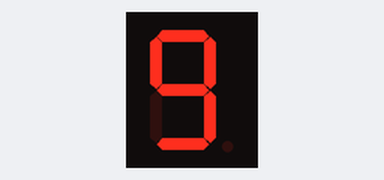
This sketch was run on a simulated Arduino Uno, built with avr-gcc and run on an emulated ATmega328P. On the bench: 1-digit seven-segment display. Wiring (inferred from the names in the program): 1-digit 7-segment display, segments lit when HIGH: segments pin 4, pin 8, pin 7, pin 3, pin 2, pin 5, pin 6. The segment pins are drawn as the display they are named for.

Above: at 0.1 s.
At 5.1 s:
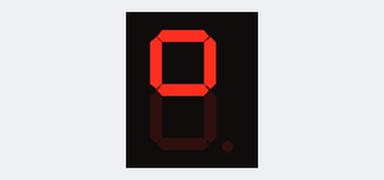
At 6.1 s:
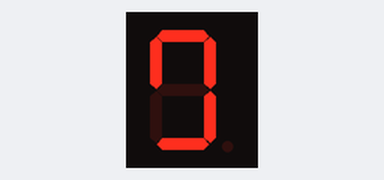
At 7.1 s:
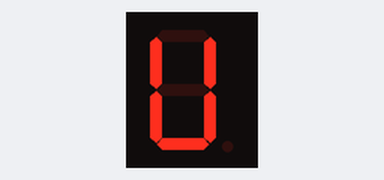
At 8.1 s:
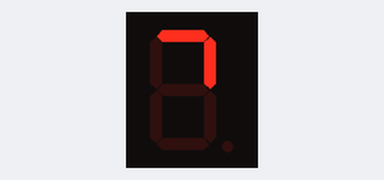
At 9.1 s:
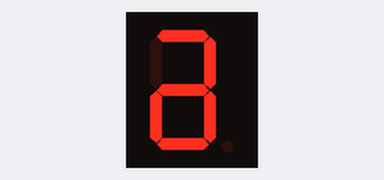

Measured:
- by itself, everything shown: repeats every 10.0 s, in 11 steps
- what the display in image 1 shows lasts 1.0 s, from 5.0 s to 6.0 s

The sketch:

004_7SEG_display_countdown.ino
```cpp
#define DIG_PINS_NUM 7
// D_PIN = DIGITAL PIN - DEFINE physical PINS below
#define D_PIN1 2
#define D_PIN2 3
#define D_PIN3 4
#define D_PIN4 5
#define D_PIN5 6
#define D_PIN6 7
#define D_PIN7 8
//////////////////////////////////////////////////////

int digitalPins[DIG_PINS_NUM] = { D_PIN1,D_PIN2,D_PIN3,D_PIN4,D_PIN5,D_PIN6,D_PIN7};

// SEGMENT MAP by D_PINs
#define SEG_e (digitalPins[0])
#define SEG_d (digitalPins[1])
#define SEG_c (digitalPins[2])
#define SEG_g (digitalPins[3])
#define SEG_f (digitalPins[4])
#define SEG_a (digitalPins[5])
#define SEG_b (digitalPins[6])

// LED map for 7-segment display:
//   PIN:  | Segment: | Array_index:
  // pin2  |    e     |  [0],
  // pin3  |    d     |  [1],
  // pin4  |    c     |  [2],
  // pin5  |    g     |  [3],
  // pin6  |    f     |  [4],
  // pin7  |    a     |  [5],
  // pin8  |    b     |  [6].


// Character map :
#define mode_t unsigned
void char_1(mode_t mode){
  // b -> c
  digitalWrite(SEG_b, mode);
  digitalWrite(SEG_c, mode);
}
void char_2(mode_t mode){
  // a - b- g- e- d
  digitalWrite(SEG_a, mode);
  digitalWrite(SEG_b, mode);
  digitalWrite(SEG_g, mode);
  digitalWrite(SEG_e, mode);
  digitalWrite(SEG_d, mode);
}
void char_3(mode_t mode){
  // a -b- g- c- d
  digitalWrite(SEG_a, mode);
  digitalWrite(SEG_b, mode);
  digitalWrite(SEG_g, mode);
  digitalWrite(SEG_c, mode);
  digitalWrite(SEG_d, mode);
}
void char_4(mode_t mode){
  //f -g- b- c
  digitalWrite(SEG_f, mode);
  digitalWrite(SEG_g, mode);
  digitalWrite(SEG_b, mode);
  digitalWrite(SEG_c, mode);
}
void char_5(mode_t mode){
  //a - f - g - c - d
  digitalWrite(SEG_a, mode);
  digitalWrite(SEG_f, mode);
  digitalWrite(SEG_g, mode);
  digitalWrite(SEG_c, mode);
  digitalWrite(SEG_d, mode);
}
void char_6(mode_t mode){
  // a - f - g - c - d - e
  digitalWrite(SEG_a, mode);
  digitalWrite(SEG_f, mode);
  digitalWrite(SEG_g, mode);
  digitalWrite(SEG_c, mode);
  digitalWrite(SEG_d, mode);
  digitalWrite(SEG_e, mode);
}
void char_7(mode_t mode){
  // a - b - c
  digitalWrite(SEG_a, mode);
  digitalWrite(SEG_b, mode);
  digitalWrite(SEG_c, mode);
}
void char_8(mode_t mode){
  // full segments
  digitalWrite(SEG_f, mode);
  digitalWrite(SEG_a, mode);
  digitalWrite(SEG_b, mode);
  digitalWrite(SEG_g, mode);
  digitalWrite(SEG_e, mode);
  digitalWrite(SEG_d, mode);
  digitalWrite(SEG_c, mode);
}
void char_9(mode_t mode){
  // full segments - e
  digitalWrite(SEG_g, mode);
  digitalWrite(SEG_f, mode);
  digitalWrite(SEG_a, mode);
  digitalWrite(SEG_b, mode);
  digitalWrite(SEG_c, mode);
  digitalWrite(SEG_d, mode);
}
void char_0(mode_t mode){
  // full segments - g
  digitalWrite(SEG_f, mode);
  digitalWrite(SEG_a, mode);
  digitalWrite(SEG_b, mode);
  digitalWrite(SEG_e, mode);
  digitalWrite(SEG_d, mode);
  digitalWrite(SEG_c, mode);
}

#define ON HIGH
#define OFF LOW
#define DELAY 1000


void setup() {
  // put your setup code here, to run once:

  for(int i = 0; i < DIG_PINS_NUM;++i){
    pinMode(digitalPins[i], OUTPUT);
  }

}


void loop() {
  // put your main code here, to run repeatedly:

  char_9(ON);
  delay(DELAY);
  char_9(OFF);
  char_8(ON);
  delay(DELAY);
  char_8(OFF);
  char_7(ON);
  delay(DELAY);
  char_7(OFF);
  char_6(ON);
  delay(DELAY);
  char_6(OFF);
  char_5(ON);
  delay(DELAY);
  char_5(OFF);
  char_4(ON);
  delay(DELAY);
  char_4(OFF);
  char_3(ON);
  delay(DELAY);
  char_3(OFF);
  char_2(ON);
  delay(DELAY);
  char_2(OFF);
  char_1(ON);
  delay(DELAY);
  char_1(OFF);
  char_0(ON);
  delay(DELAY);
  char_0(OFF);
}
```
